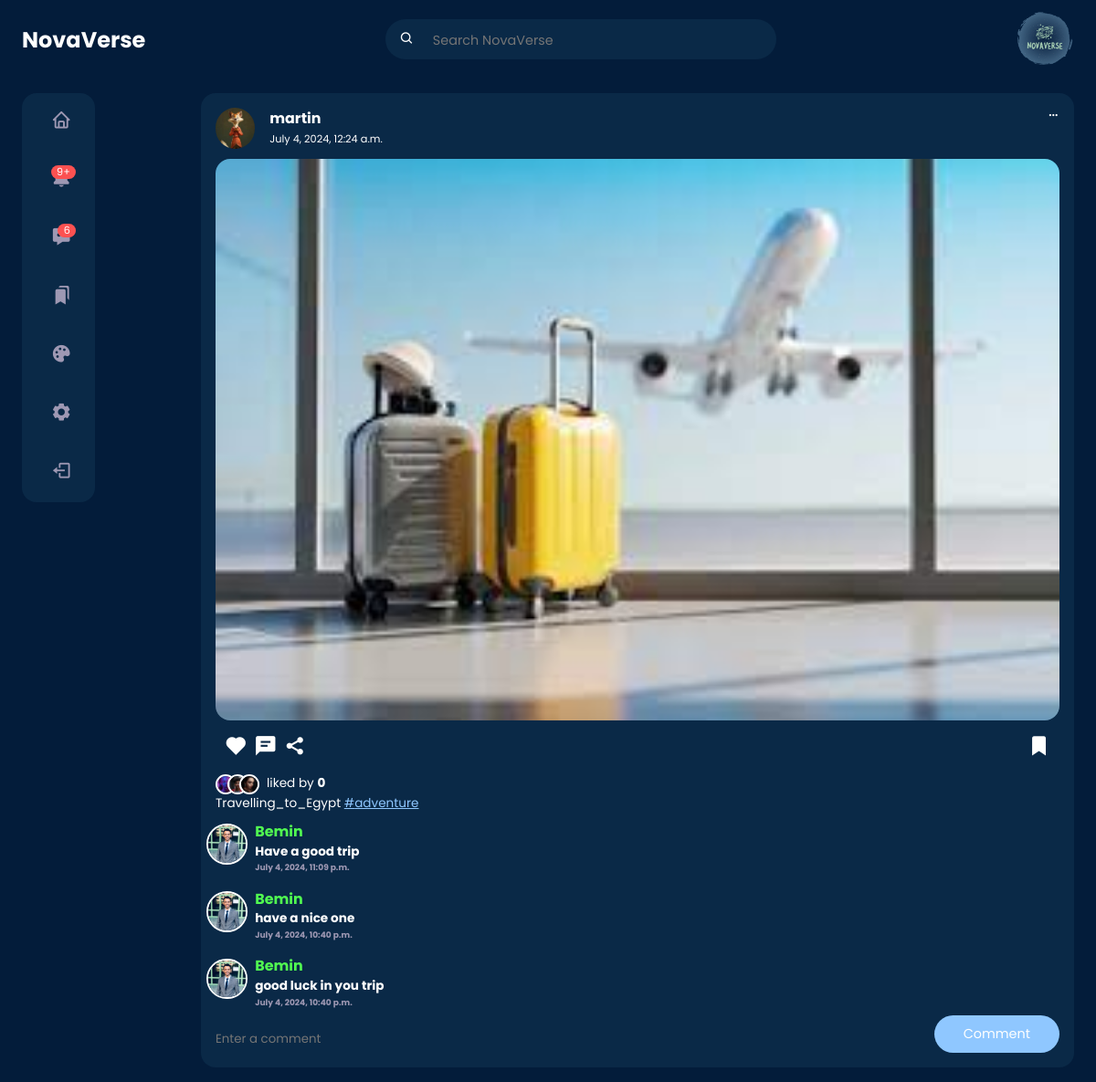
The app's page /post/d0827464-c623-4f85-afac-2fa89f8124df (signed in) with its own data.
### userauth/models.py (models this page shows, shortened)
class Profile(models.Model):
    user = models.OneToOneField(User, on_delete=models.CASCADE)
    first_name = models.CharField(max_length=100, null=True, blank=True)
    last_name = models.CharField(max_length=100, null=True, blank=True)
    location = models.CharField(max_length=100, null=True, blank=True)
    url = models.URLField(max_length=1000, null=True, blank=True)
    bio = models.TextField(max_length=200, null=True, blank=True)
    created = models.DateField(auto_now_add=True)
    picture = models.ImageField(
        upload_to=user_directory_path,
        null=True,
        blank=True,
        default="img/default.jpg",
        verbose_name="profile-Picture",
    )
    favourite = models.ManyToManyField(Post)

### post/models.py (models this page shows, shortened)
class Post(models.Model):
    id = models.UUIDField(primary_key=True, default=uuid.uuid4, editable=False)
    picture = models.ImageField(
        upload_to=user_directory_path, verbose_name="Picture", null=True
    )
    caption = models.CharField(max_length=10000, verbose_name="Caption")
    posted = models.DateTimeField(auto_now_add=True)
    tags = models.ManyToManyField(Tag, related_name="tags")
    user = models.ForeignKey(User, on_delete=models.CASCADE)
    likes = models.IntegerField(default=0)

class Tag(models.Model):
    title = models.CharField(max_length=100, verbose_name="Tag")
    slug = models.SlugField(null=False, unique=True, default=uuid.uuid1)
    class Meta:
        verbose_name = "Tag"
        verbose_name_plural = "Tags"

### comment/models.py (models this page shows)
class Comment(models.Model):
    post = models.ForeignKey(Post, on_delete=models.CASCADE)
    user = models.ForeignKey(User, on_delete=models.CASCADE)
    body = models.TextField()
    date = models.DateTimeField(auto_now_add=True)

### post/views.py (the view)
# urls.py: path("post/<uuid:post_id>", views.postDetail, name="post-detail"),
def postDetail(request, post_id):
    post = get_object_or_404(Post, id=post_id)
    post_user_profile = Profile.objects.get(user=post.user)
    user_profile = Profile.objects.get(user=request.user)
    comments = Comment.objects.filter(post=post).order_by("-date")
    for comment in comments:
        comment.profile = Profile.objects.get(user=comment.user)
    if request.method == "POST":
        form = CommentForm(request.POST, request.FILES)
        if form.is_valid():
            comment = form.save(commit=False)
            comment.post = post
            comment.user = request.user
            comment.save()
            return HttpResponseRedirect(reverse("post-detail", args=[post_id]))
    else:
        form = CommentForm()
    context = {
        "post": post,
        "user_profile": user_profile,
        "post_user_profile": post_user_profile,
        "comments": comments,
        "form": form,
    }
    return render(request, "post-detail.html", context)

### comment/forms.py
class CommentForm(forms.ModelForm):
    body = forms.CharField(
        widget=forms.TextInput(
            attrs={"class": "input", "placeholder": "Enter a comment"}
        ),
        required=True,
    )
    class Meta:
        model = Comment
        fields = ["body"]

### templates/post-detail.html (shortened to what this page needs)
{% load static %}
<!DOCTYPE html>
<html lang="en">
<head>
	<link rel="stylesheet" href="{% static 'style/home.css' %}">
	<link rel="stylesheet" href="{% static 'style/postdetail.css' %}">
	<link href='https://unpkg.com/boxicons@2.1.4/css/boxicons.min.css' rel='stylesheet'>
</head>
<body>
	{% include "nav.html" %}
	<main>
		<div class="container">
			<div class="left">
				{% include 'sidebar.html' %}
			</div>
			<div class="middle">
				<div class="feeds">
					<div class="feed">
						<div class="head">
							<div class="user">
								<div class="profile-photo">
									<img src="{{ post_user_profile.picture.url}}">
								</div>
								<div class="info">
									<a href="{% url 'profile' post.user.username %}">
										<h3>{{ post.user.username }}</h3>
									</a>
									<small>{{ post.posted }}</small>
								</div>
							</div>
							<span class="edit">
								<i class='bx bx-dots-horizontal-rounded'></i>
							</span>
						</div>
						<div class="photo">
							<img src="{{ post.picture.url }}">
						</div>
						<div class="action-buttons">
							<div class="interaction-buttons">
								<span>
									<a href="{% url 'like' post.id %}" class="like-button" data-id="{{ post.id }}">
										<i id="like-icon-{{ post.id }}"
											class='bx bxs-heart {% if post.user_liked %} liked {% endif %}'></i>
									</a>
								</span>
								<span><i class='bx bxs-comment-detail'></i></span>
								<span><i class='bx bxs-share-alt'></i></span>
							</div>
							<div class="bookmark">
								<span>
									<a href="{% url 'favourite' post.id %}" class="favourite-button"
										data-id="{{post.id}}">
										<i class='bx bxs-bookmark'></i>
									</a>
								</span>
							</div>
						</div>
						<div class="liked-by">
							<span><img src="{% static 'img/profile-10.jpg' %}"></span>
							<span><img src="{% static 'img/profile-11.jpg' %}"></span>
							<span><img src="{% static 'img/profile-12.jpg' %}"></span>
							<p>liked by <b id="like-count-{{ post.id }}"> {{ post.likes }}
								</b></p>
						</div>
						<div class="caption">
							<p>
								{{post.caption}}
								{% for tag in post.tags.all %}
								<a href="{{tag.get_absolute_url}}"><span class="harsh-tag">
										#{{tag.title}}</span></a>
								{% endfor %}
							</p>
						</div>
						<div class="comments">
							{% for comment in comments %}
							<div class="comment">
								<div class="photo">
									<img src="{{comment.profile.picture.url}}">
								</div>
								<div class="body">
									<h3>{{comment.user.username}}</h3>
									<h4>{{comment.body}}</h4>
									<h6 class="text-muted">{{comment.date}}</h6>
								</div>
							</div>
							{% endfor %}
						</div>
						<div class="create-comment">
							<form method="post">
								<div class="input-group">
									{{ form.body }}
								</div>
								<button type="submit" class="btn btn-primary">Comment</button>
							</form>
						</div>
					</div>
				</div>
			</div>
		</div>
	</main>
</body>
</html>

### static/style/home.css (style rules this page uses)
:root { --primary-color-hue: 210; --btn-color: hsl(var(--primary-color-hue), 100%, 78%); --colour-white: hsl(252, 30%, 100%); --colour-light: hsl(252, 30%, 95%); --colour-gray: hsl(252, 15%, 65%); --colour-primary: hsl(213, 89%, 12%); --colour-primary-theme: 10, 41, 73; --colour-secondary: hsl(210, 75%, 16%); --colour-success: hsl(120, 95%, 65%); --colour-danger: hsl(0, 95%, 65%); --border-radius: 2rem; --card-border-radius: 1rem; --btn-padding: 0.6rem 2rem; --search-padding: 0.6rem 1rem; --card-padding: 1rem; --sticky-top-left: 5.4rem; --sticky-top-right: -18rem; --test: hsl(270, 89%, 12%); --test: hsl(270, 89%, 16%); }
* { margin: 0; padding: 0; outline: 0; box-sizing: border-box; font-family: "Poppins", sans-serif; text-decoration: none; border: none; list-style: none; }
a { text-decoration: none; color: inherit; }
body { color: var(--colour-white); background: var(--colour-primary); overflow-x: hidden; }
.container { width: 90%; margin: 0 auto; }
.profile-photo { width: 2.7rem; aspect-ratio: 1/1; border-radius: 50%; overflow: hidden; }
img { display: block; width: 100%; }
.btn { display: inline-block; padding: var(--btn-padding); border-radius: var(--border-radius); cursor: pointer; transition: all 300ms ease; font-size: 0.9rem; }
.btn-primary { background: var(--btn-color); color: var(--colour-white); }
.text-muted { color: var(--colour-gray); }
main { position: relative; top: 5.4rem; }
main .container { display: grid; grid-template-columns: 18vw auto 20vw; column-gap: 2rem; position: relative; }
main .container .left { height: max-content; position: sticky; top: var(--sticky-top-left); }
.middle .feeds .feed { background: var(--colour-secondary); border-radius: var(--card-border-radius); padding: var(--card-padding); margin: 1rem 0; font-size: 0.85rem; line-height: 1.5; }
.middle .feed .head { display: flex; justify-content: space-between; }
.middle .feed .user { display: flex; gap: 1rem; }
.middle .feed .photo { border-radius: var(--card-border-radius); overflow: hidden; margin: 0.7rem 0; }
.middle .feed .action-buttons { display: flex; justify-content: space-between; align-items: center; font-size: 1.6rem; margin: 0.6rem; }
.middle .feed .liked-by { display: flex; }
.middle .feed .liked-by span { width: 1.4rem; height: 1.4rem; display: block; border-radius: 50%; overflow: hidden; border: 2px solid white; margin-left: -0.6rem; }
.middle .feed .liked-by span:first-child { margin: 0; }
.middle .feed .liked-by p { margin-left: 0.5rem; }
.middle .feed .caption a { text-decoration: underline; color: var(--btn-color); }
@media screen and (max-width: 1200px) { .container { width: 96%; } }
@media screen and (max-width: 1200px) { main .container { grid-template-columns: 5rem auto 30vw; gap: 1rem; } }
@media screen and (max-width: 1200px) { .left { width: 5rem; z-index: 5; } }

### static/style/postdetail.css (style rules this page uses)
.middle .feed .create-comment form { display: flex; flex-direction: row; justify-content: space-between; }
.middle .feed .create-comment form input { width: 30rem; margin-top: 1rem; background: transparent; color: #fff; }
.middle .feed .comments .comment { display: flex; flex-direction: row; }
.middle .feed .comments .comment .body { margin: 0.5rem; }
.middle .feed .comments .comment .body h3 { color: var(--colour-success); }
.middle .feed .comments .comment .photo { width: 2.8rem; height: 2.8rem; display: block; border-radius: 50%; overflow: hidden; border: 2px solid white; margin-left: -0.6rem; }

### templates/post-detail.html (style rules this page uses)
main .container { grid-template-columns: 15vw auto; }

### records on screen
Profile: picture (picture)
Post: user.username "martin", posted "July 4, 2024, 12:24 a.m.", picture (picture), likes "0", caption "Travelling_to_Egypt"
Tag: title "adventure"
Comment: profile.picture (picture), user.username "Bemin", body "Have a good trip", date "July 4, 2024, 11:09 p.m."
Comment: profile.picture (picture), user.username "Bemin", body "have a nice one", date "July 4, 2024, 10:40 p.m."
Comment: profile.picture (picture), user.username "Bemin", body "good luck in you trip", date "July 4, 2024, 10:40 p.m."
